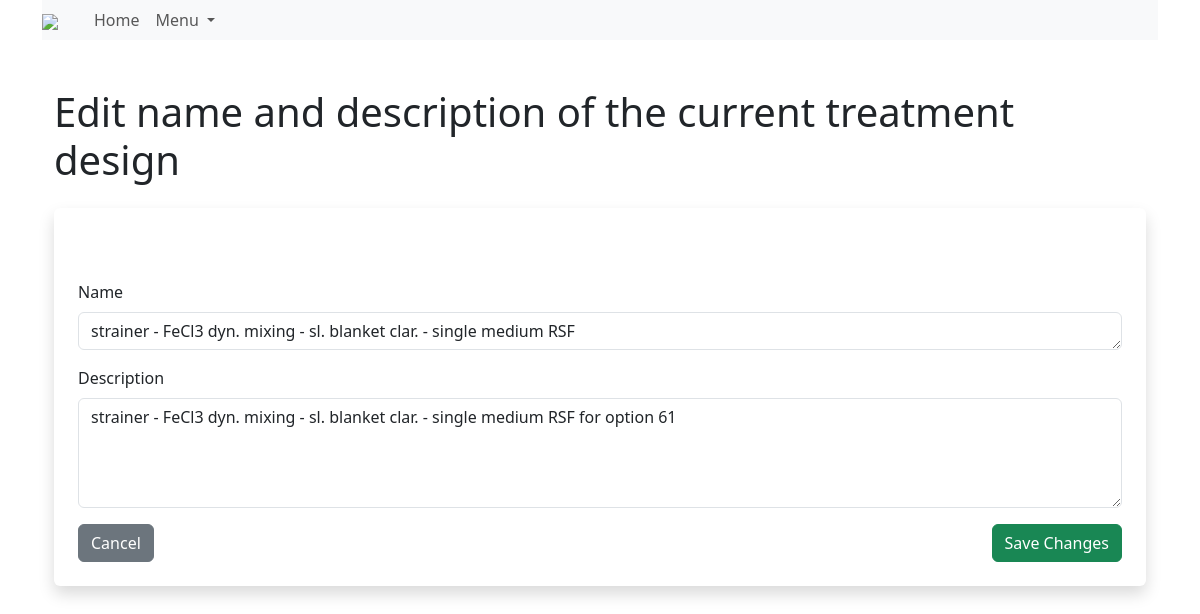
The page /treatmentdesign_details/strainer-fecl3-dyn-mixing-sl-blanket-clar-single-medium-rsf/edit/ on the database its author committed.
### drinq/models.py (models this page shows, shortened)
class TreatmentPlant(models.Model):
    id = models.AutoField(primary_key=True, unique=True)
    configuration = models.ForeignKey(
        MultiStepConfiguration, models.CASCADE, blank=True, null=True,
        db_column='configuration')
    option = models.IntegerField(
        blank=False, null=False,
        help_text="Identifying number in a set of preliminary treatment design options"
        )
    name = models.TextField(blank=True, null=False)
    description = models.TextField(blank=True, null=True)
    slug = models.SlugField(unique=True, blank=True)
    class Meta:
        db_table = 'treatmentplant'
        verbose_name_plural = "treatment plants"

### drinq/views.py (the view, shortened to what this page needs)
class NamedDesignUpdateView(generic.UpdateView):
    model = TreatmentPlant
    form_class = TreatmentDesignSelectionForm
    template_name = 'drinq/form_edit-treatment-design-name.html'

### drinq/forms.py (shortened to what this page needs)
class TreatmentDesignSelectionForm(forms.ModelForm):
    option = forms.IntegerField(widget=forms.HiddenInput(), initial=None)
    class Meta:
        model = TreatmentPlant
        fields = ['name', 'description', 'option']
        widgets = {
            'option': forms.HiddenInput(),
            'name': forms.Textarea(attrs={'rows': 1}),
            'description': forms.Textarea(attrs={'rows': 4}),
        }

### templatetags/drinq/drinq_tags.py (called while the page is built)
@register.filter(name='add_class')
def add_class(field, css_class):
    return field.as_widget(attrs={"class": css_class})

### templates/drinq/form_edit-treatment-design-name.html (shortened to what this page needs)
{% extends 'base.html' %}
{% load i18n %}
{% load drinq_tags %}
{% block content %}
<body class="bg-light">
<div class="container mt-5">
    <h1 class="mb-4">Edit name and description of the current treatment design</h1>
    <div class="form-container bg-white p-4 shadow rounded">
        <form method="post" class="mt-4" novalidate>
            <div class="mb-3 field-small">
                <label for="{{ form.name.id_for_label }}" class="form-label">Name</label>
                    {{ form.name|add_class:"form-control" }}
            </div>
            <div class="mb-3 field-medium">
                <label for="{{ form.name.id_for_label }}" class="form-label">Description</label>
                    {{ form.description|add_class:"form-control" }}
            </div>
            <div class="d-flex justify-content-between">
                <a href="{% url 'design_detail' object.slug %}" class="btn btn-secondary">Cancel</a>
                <button type="submit" class="btn btn-success">Save Changes</button>
            </div>
        </form>
    </div>
</div>
</body>
{% endblock %}

### drinq/static/css/drinq.css (style rules this page uses)
.page-header h1, .h1, h1 { margin-top: 1em; }

### rows shown on the page
TreatmentPlant: name "strainer - FeCl3 dyn. mixing - sl. blanket clar. - single medium RSF", description "strainer - FeCl3 dyn. mixing - sl. blanket clar. - single medium RSF for option 61"
